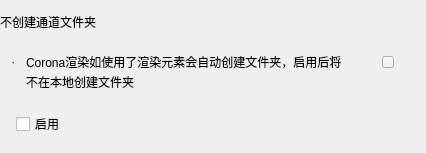
            <widget class="QWidget" name="widget_5" native="true">
             <layout class="QGridLayout" name="gridLayout_8">
              <property name="leftMargin">
               <number>0</number>
              </property>
              <property name="topMargin">
               <number>12</number>
              </property>
              <property name="rightMargin">
               <number>0</number>
              </property>
              <property name="bottomMargin">
               <number>17</number>
              </property>
              <property name="horizontalSpacing">
               <number>0</number>
              </property>
              <property name="verticalSpacing">
               <number>12</number>
              </property>
              <item row="0" column="0">
               <layout class="QHBoxLayout" name="horizontalLayout_17">
                <property name="spacing">
                 <number>8</number>
                </property>
                <item>
                 <widget class="QLabel" name="label_9">
                  <property name="text">
                   <string>不创建通道文件夹</string>
                  </property>
                 </widget>
                </item>
                <item>
                 <spacer name="horizontalSpacer_13">
                  <property name="orientation">
                   <enum>Qt::Horizontal</enum>
                  </property>
                  <property name="sizeHint" stdset="0">
                   <size>
                    <width>40</width>
                    <height>20</height>
                   </size>
                  </property>
                 </spacer>
                </item>
               </layout>
              </item>
              <item row="2" column="0">
               <layout class="QHBoxLayout" name="horizontalLayout_18">
                <property name="leftMargin">
                 <number>16</number>
                </property>
                <item>
                 <widget class="QCheckBox" name="channel">
                  <property name="text">
                   <string>启用</string>
                  </property>
                 </widget>
                </item>
                <item>
                 <spacer name="horizontalSpacer_18">
                  <property name="orientation">
                   <enum>Qt::Horizontal</enum>
                  </property>
                  <property name="sizeHint" stdset="0">
                   <size>
                    <width>40</width>
                    <height>20</height>
                   </size>
                  </property>
                 </spacer>
                </item>
               </layout>
              </item>
              <item row="1" column="0">
               <widget class="QWidget" name="widget_17" native="true">
                <layout class="QGridLayout" name="gridLayout_22">
                 <property name="leftMargin">
                  <number>0</number>
                 </property>
                 <property name="topMargin">
                  <number>0</number>
                 </property>
                 <property name="rightMargin">
                  <number>24</number>
                 </property>
                 <property name="bottomMargin">
                  <number>0</number>
                 </property>
                 <property name="spacing">
                  <number>0</number>
                 </property>
                 <item row="0" column="0">
                  <widget class="QWidget" name="widget_18" native="true">
                   <layout class="QGridLayout" name="gridLayout_23">
                    <property name="leftMargin">
                     <number>8</number>
                    </property>
                    <property name="topMargin">
                     <number>8</number>
                    </property>
                    <property name="rightMargin">
                     <number>8</number>
                    </property>
                    <property name="bottomMargin">
                     <number>8</number>
                    </property>
                    <property name="spacing">
                     <number>0</number>
                    </property>
                    <item row="0" column="0">
                     <layout class="QVBoxLayout" name="verticalLayout_4">
                      <property name="spacing">
                       <number>0</number>
                      </property>
                      <property name="topMargin">
                       <number>0</number>
                      </property>
                      <item>
                       <layout class="QHBoxLayout" name="horizontalLayout_28">
                        <property name="spacing">
                         <number>0</number>
                        </property>
                        <property name="topMargin">
                         <number>0</number>
                        </property>
                        <item alignment="Qt::AlignHCenter|Qt::AlignVCenter">
                         <widget class="QLabel" name="label_19">
                          <property name="minimumSize">
                           <size>
                            <width>18</width>
                            <height>18</height>
                           </size>
                          </property>
                          <property name="maximumSize">
                           <size>
                            <width>18</width>
                            <height>18</height>
                           </size>
                          </property>
                          <property name="text">
                           <string> ·</string>
                          </property>
                         </widget>
                        </item>
                        <item>
                         <widget class="QLabel" name="label_18">
                          <property name="text">
                           <string>Corona渲染如使用了渲染元素会自动创建文件夹，启用后将</string>
                          </property>
                         </widget>
                        </item>
                        <item>
                         <spacer name="horizontalSpacer_28">
                          <property name="orientation">
                           <enum>Qt::Horizontal</enum>
                          </property>
                          <property name="sizeHint" stdset="0">
                           <size>
                            <width>40</width>
                            <height>20</height>
                           </size>
                          </property>
                         </spacer>
                        </item>
                        <item>
                         <widget class="QPushButton" name="note_3">
                          <property name="minimumSize">
                           <size>
                            <width>12</width>
                            <height>12</height>
                           </size>
                          </property>
                          <property name="maximumSize">
                           <size>
                            <width>12</width>
                            <height>12</height>
                           </size>
                          </property>
                          <property name="text">
                           <string/>
                          </property>
                         </widget>
                        </item>
                       </layout>
                      </item>
                      <item>
                       <widget class="QWidget" name="widget_23" native="true">
                        <layout class="QGridLayout" name="gridLayout_28">
                         <property name="leftMargin">
                          <number>0</number>
                         </property>
                         <property name="topMargin">
                          <number>0</number>
                         </property>
                         <property name="rightMargin">
                          <number>0</number>
                         </property>
                         <property name="bottomMargin">
                          <number>0</number>
                         </property>
                         <property name="spacing">
                          <number>0</number>
                         </property>
                         <item row="0" column="0">
                          <layout class="QHBoxLayout" name="horizontalLayout_29">
                           <property name="spacing">
                            <number>0</number>
                           </property>
                           <property name="leftMargin">
                            <number>18</number>
                           </property>
                           <property name="topMargin">
                            <number>0</number>
                           </property>
                           <item>
                            <widget class="QLabel" name="label_20">
                             <property name="text">
                              <string>不在本地创建文件夹</string>
                             </property>
                            </widget>
                           </item>
                           <item>
                            <spacer name="horizontalSpacer_30">
                             <property name="orientation">
                              <enum>Qt::Horizontal</enum>
                             </property>
                             <property name="sizeHint" stdset="0">
                              <size>
                               <width>40</width>
                               <height>20</height>
                              </size>
                             </property>
                            </spacer>
                           </item>
                          </layout>
                         </item>
                        </layout>
                       </widget>
                      </item>
                     </layout>
                    </item>
                   </layout>
                  </widget>
                 </item>
                </layout>
               </widget>
              </item>
             </layout>
            </widget>
